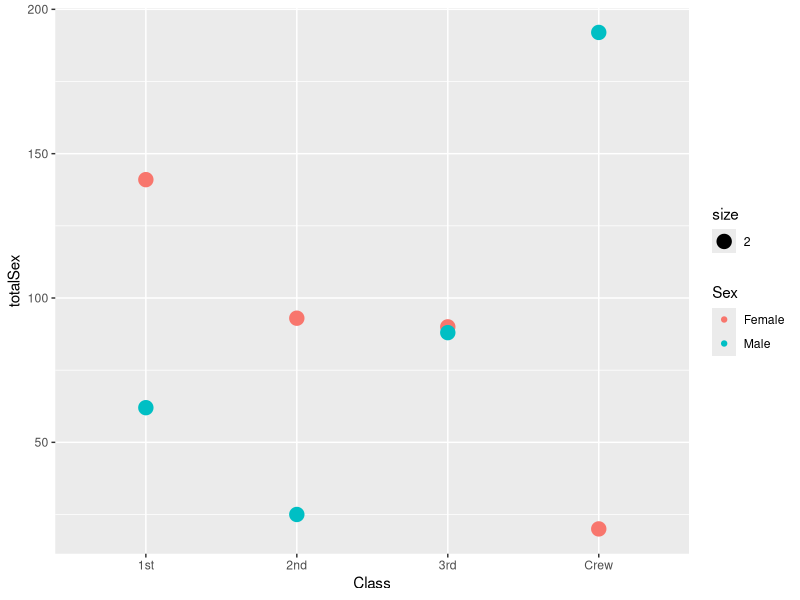
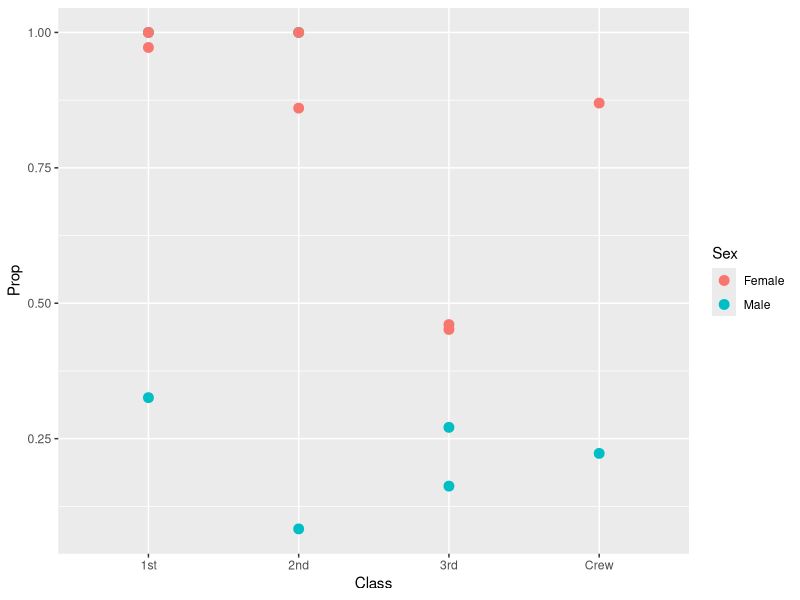
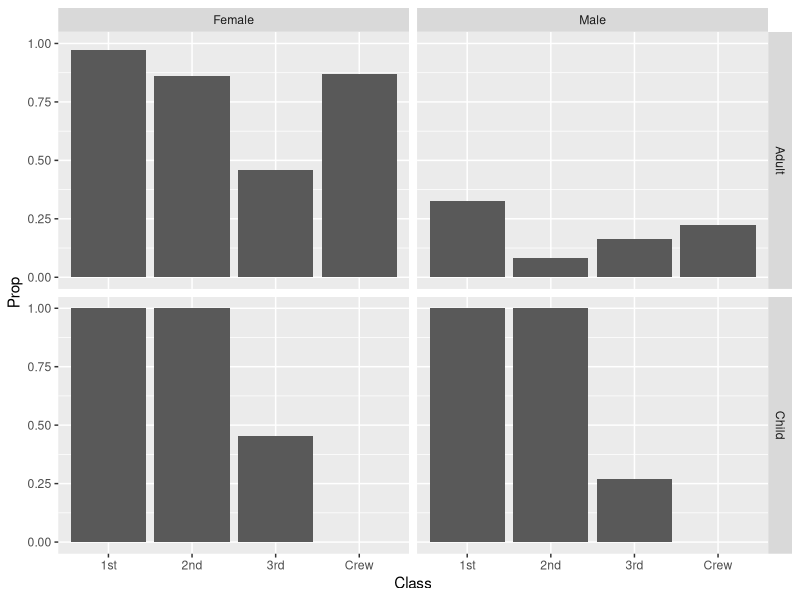

Source code (R) for these figures, in order:
## ---- chunk 1
library(tidyverse)

df_titanic <- as_tibble(Titanic)
## ---- chunk 2
## TASK: Perform a `glimpse` of df_titanic
glimpse(df_titanic)
## ---- chunk 3
## NOTE: No need to edit! We'll cover how to
## do this calculation in a later exercise.
df_titanic %>% summarize(total = sum(n))
## ---- chunk 4


df_titanic %>% 
  filter(Survived == "Yes") %>% 
  group_by(Class,Sex) %>% 
  summarize(totalSex = sum(n)) %>% 
  ggplot() + 
  geom_point(aes(Class, totalSex, color = Sex, size = 2))
## ---- chunk 5
## NOTE: No need to edit! We'll cover how to
## do this calculation in a later exercise.
df_prop <-
  df_titanic %>%
  group_by(Class, Sex, Age) %>%
  mutate(
    Total = sum(n),
    Prop = n / Total
  ) %>%
  ungroup()
df_prop
## ---- chunk 6
df_prop %>% 
  filter(Survived == "Yes") %>% 
  ggplot() +
  geom_point(aes(Class, Prop, color = Sex),size = 3)
  
## ---- chunk 7
df_prop %>% 
  filter(Survived == "Yes") %>% 
  ggplot(aes(Class, Prop, fillnn = Age)) + 
  geom_bar(stat =  "identity") + 
  facet_grid(cols = vars(Sex), rows = vars(Age))
